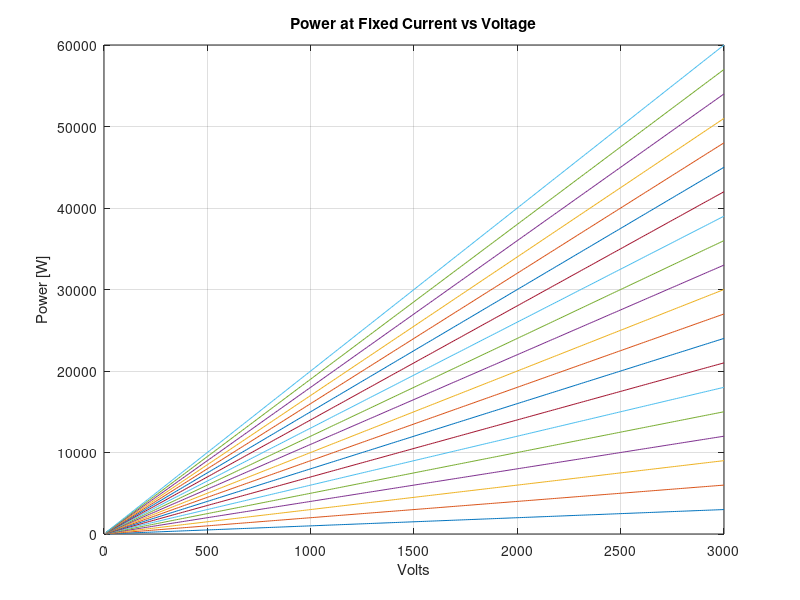
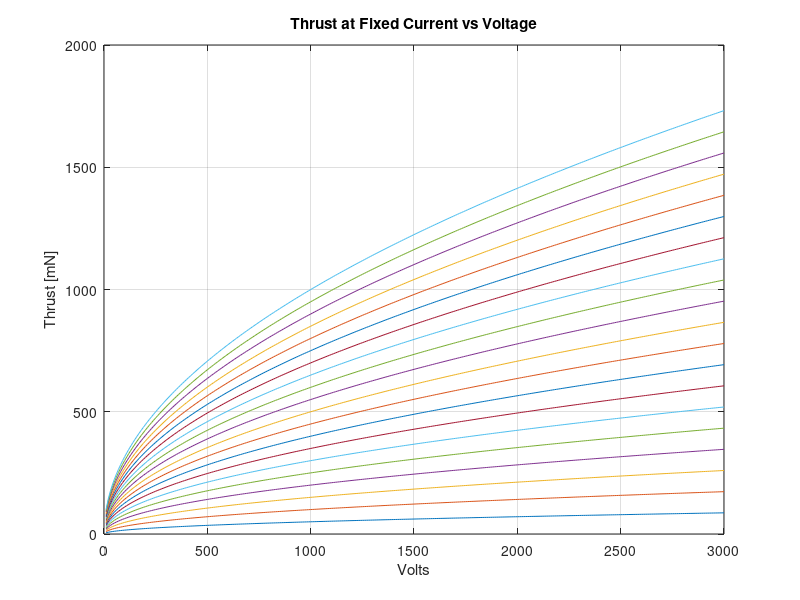
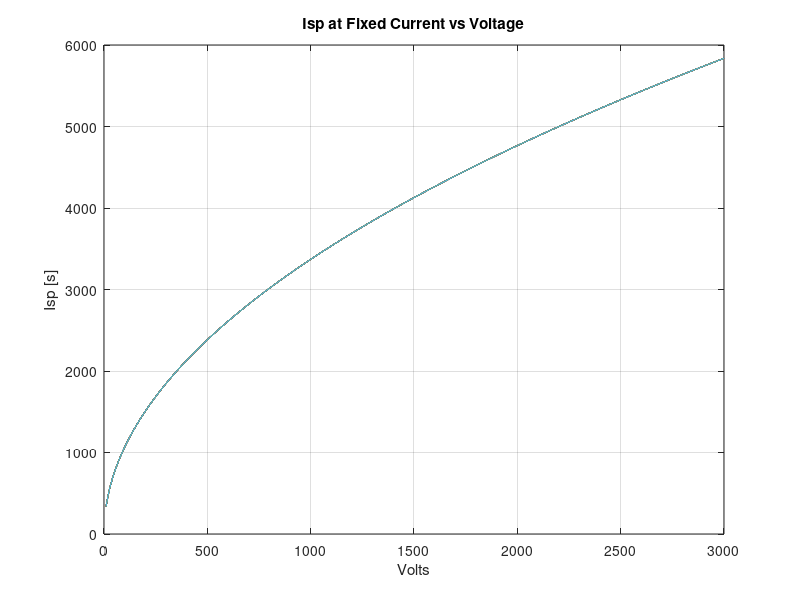
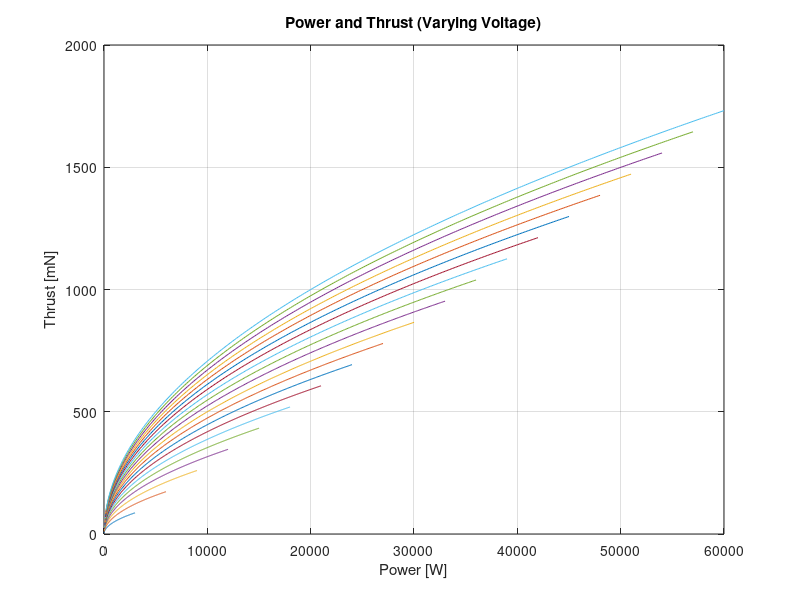

Source code (MATLAB) for these figures, in order: (Note: this script raises an error after producing the figures.)
%jjs280
%03/31/2021
%This code is a wrapper used to model and size the NEP system
close all
clear
clc

%Optimization Parameters are Produced Thrust (T) and Input Power (P)
%Variables of interest are voltage (V), current (I), and specific impulse (Isp)

%Electrical Power: P = Vb*Ib
%Thrust for Xenon Propellant (Goebel Equation 2.3-17): T = 1.65*gamma*Ib*sqrt(Vb);
%Isp for Xenon Propellant (Goebel Equation 2.4-10): Isp = 123.6*gamma*eta_m*sqrt(Vb)

%Generating throttle curves (Thrust vs. Power, Isp vs Power)
%Performance constants:
gamma = 0.958; %Thrust correction factor (10deg half angle beam, 10% single to double ionized ratio)
eta_m = 0.9; %Mass utilization factor
propellant = 'xenon';

%Define current and voltage inputs
Vb = 1e1:1e1:3e3; %[V]
Ib = 1:1:2e1; %[A]

%Generate throttle curves at various current across a voltage range
T = []; P = []; Isp = [];
for i = 1:1:length(Ib)
    T(:,i) = 1.65.*gamma.*Ib(i).*sqrt(Vb); %[mN]
    P(:,i) = Vb.*Ib(i); %[W]
    Isp(:,i) = 123.6.*gamma.*eta_m.*sqrt(Vb); %[s]
end

%Optimization


%% Plots
plot_results = 1;
plot_throttle_curves = 1;

%Plot results vs. Voltage and Current
if plot_results == 1
    figure()
    plot(Vb,P);
    grid on
    hold on
    title('Power at Fixed Current vs Voltage');
    xlabel('Volts');
    ylabel('Power [W]');
    %legend('');
    figure()
    plot(Vb,T);
    grid on
    hold on
    title('Thrust at Fixed Current vs Voltage');
    xlabel('Volts');
    ylabel('Thrust [mN]');
    %legend('');
    figure()
    plot(Vb,Isp);
    grid on
    hold on
    title('Isp at Fixed Current vs Voltage');
    xlabel('Volts');
    ylabel('Isp [s]');
    %legend('');
end

if plot_throttle_curves == 1
    %Plot Throttle Curves
    figure()
    plot(P,T);
    grid on
    hold on
    title('Power and Thrust (Varying Voltage)');
    xlabel('Power [W]');
    ylabel('Thrust [mN]');
    xline(25000,'-','25kW');
    yline(1000,'-','1N');
    %legend('');
    figure()
    plot(P,Isp);
    grid on
    hold on
    title('Power and Isp (Varying Voltage)');
    xlabel('Power [W]');
    ylabel('Isp [s]');
    xline(25000,'-','25kW');
    yline(4000,'-','4000s');
    %legend('');
end